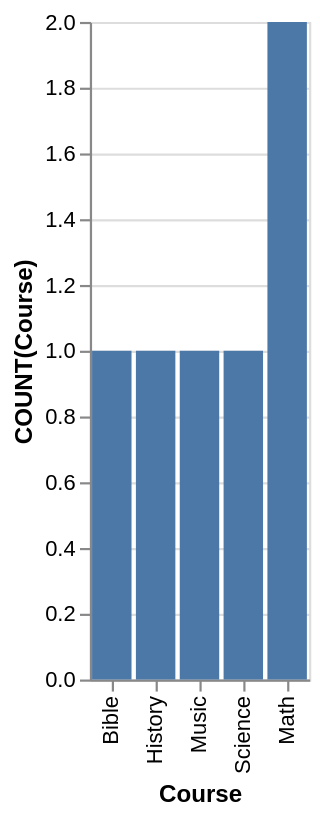

Vega-Lite specification stored for this chart:
### Vega-Lite specification from a JSON file in a GitHub repository (floating-point values rounded to 4 significant figures)
{"data": {"values": [{"x_data": "Bible", "y_data": 1}, {"x_data": "History", "y_data": 1}, {"x_data": "Math", "y_data": 2}, {"x_data": "Music", "y_data": 1}, {"x_data": "Science", "y_data": 1}]}, "mark": "bar", "encoding": {"x": {"field": "x_data", "type": "nominal", "title": "Course", "sort": {"op": "sum", "field": "y_data", "order": "ascending"}}, "y": {"field": "y_data", "type": "quantitative", "title": "COUNT(Course)"}}}
